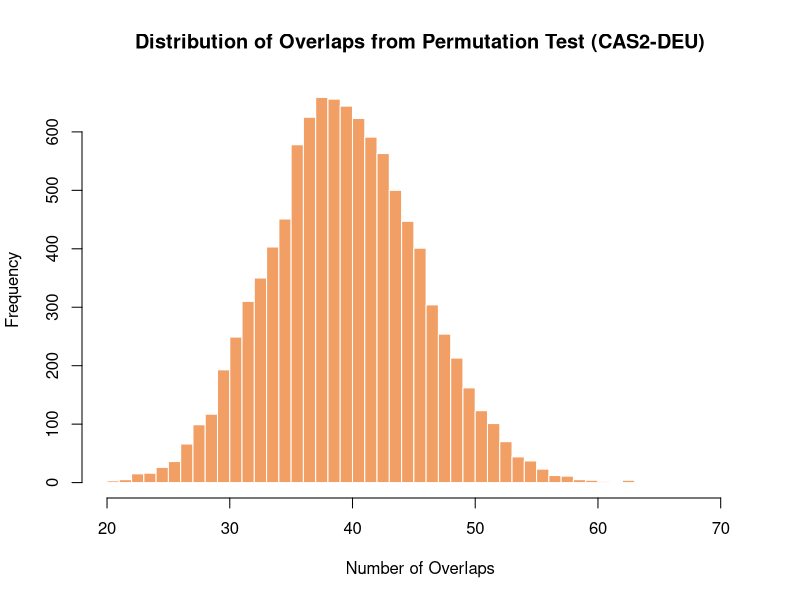

Write R code to recreate this figure.
# 设置参数
N <- 21859  # 总基因数
k1 <- 1010  # CAS2 中受选择的基因数
k2 <- 863  # DEU 中受选择的基因数
observed_overlap <- 102  # 观察到的重叠基因数
n_permutations <- 10000  # 置换次数

# 生成总基因集合
all_genes <- 1:N

# 初始化重叠数数组
random_overlaps <- numeric(n_permutations)

# 进行置换检验
set.seed(1)  # 固定随机数种子以便重现
for (i in 1:n_permutations) {
  # 随机选择 group1 和 group2 的基因
  group1_random <- sample(all_genes, k1, replace = FALSE)
  group2_random <- sample(all_genes, k2, replace = FALSE)
  
  # 计算随机情况下的重叠基因数
  random_overlaps[i] <- length(intersect(group1_random, group2_random))
}

# 计算 P 值：置换过程中重叠数大于或等于观察到的重叠数的比例
p_value <- mean(random_overlaps >= observed_overlap)

# 输出结果
p_value

# 绘制置换生成的重叠分布直方图
hist(random_overlaps, breaks = 50, main = "Distribution of Overlaps from Permutation Test (CAS2-DEU)",
     xlab = "Number of Overlaps", col = '#f19f65', border = "white")
abline(v = observed_overlap, col = "red", lwd = 2)  # 标记实际重叠数
